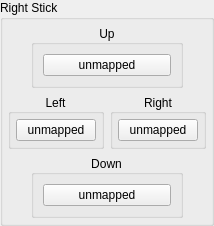
            <widget class="QGroupBox" name="gb_right_stick">
             <property name="sizePolicy">
              <sizepolicy hsizetype="Preferred" vsizetype="Fixed">
               <horstretch>0</horstretch>
               <verstretch>0</verstretch>
              </sizepolicy>
             </property>
             <property name="minimumSize">
              <size>
               <width>0</width>
               <height>0</height>
              </size>
             </property>
             <property name="title">
              <string>Right Stick</string>
             </property>
             <layout class="QVBoxLayout" name="verticalLayout_2">
              <property name="leftMargin">
               <number>5</number>
              </property>
              <property name="topMargin">
               <number>5</number>
              </property>
              <property name="rightMargin">
               <number>5</number>
              </property>
              <property name="bottomMargin">
               <number>5</number>
              </property>
              <item>
               <widget class="QWidget" name="widget_right_stick_up" native="true">
                <layout class="QHBoxLayout" name="widget_right_stick_up_layout">
                 <property name="leftMargin">
                  <number>0</number>
                 </property>
                 <property name="topMargin">
                  <number>0</number>
                 </property>
                 <property name="rightMargin">
                  <number>0</number>
                 </property>
                 <property name="bottomMargin">
                  <number>0</number>
                 </property>
                 <item>
                  <widget class="QGroupBox" name="gb_right_stick_up">
                   <property name="sizePolicy">
                    <sizepolicy hsizetype="Preferred" vsizetype="Fixed">
                     <horstretch>0</horstretch>
                     <verstretch>0</verstretch>
                    </sizepolicy>
                   </property>
                   <property name="minimumSize">
                    <size>
                     <width>0</width>
                     <height>0</height>
                    </size>
                   </property>
                   <property name="maximumSize">
                    <size>
                     <width>152</width>
                     <height>1231321</height>
                    </size>
                   </property>
                   <property name="title">
                    <string>Up</string>
                   </property>
                   <property name="alignment">
                    <set>Qt::AlignmentFlag::AlignCenter</set>
                   </property>
                   <layout class="QVBoxLayout" name="verticalLayout_7">
                    <item>
                     <widget class="QRightClickButton" name="RStickUpButton">
                      <property name="text">
                       <string>unmapped</string>
                      </property>
                     </widget>
                    </item>
                   </layout>
                  </widget>
                 </item>
                </layout>
               </widget>
              </item>
              <item>
               <layout class="QHBoxLayout" name="layout_right_stick_left_right">
                <item>
                 <widget class="QGroupBox" name="gb_right_stick_left">
                  <property name="title">
                   <string>Left</string>
                  </property>
                  <property name="alignment">
                   <set>Qt::AlignmentFlag::AlignCenter</set>
                  </property>
                  <layout class="QVBoxLayout" name="gb_right_stick_left_layout">
                   <property name="leftMargin">
                    <number>5</number>
                   </property>
                   <property name="topMargin">
                    <number>5</number>
                   </property>
                   <property name="rightMargin">
                    <number>5</number>
                   </property>
                   <property name="bottomMargin">
                    <number>5</number>
                   </property>
                   <item>
                    <widget class="QRightClickButton" name="RStickLeftButton">
                     <property name="text">
                      <string>unmapped</string>
                     </property>
                    </widget>
                   </item>
                  </layout>
                 </widget>
                </item>
                <item>
                 <widget class="QGroupBox" name="gb_right_stick_right">
                  <property name="title">
                   <string>Right</string>
                  </property>
                  <property name="alignment">
                   <set>Qt::AlignmentFlag::AlignCenter</set>
                  </property>
                  <layout class="QVBoxLayout" name="gb_right_stick_right_layout">
                   <property name="leftMargin">
                    <number>5</number>
                   </property>
                   <property name="topMargin">
                    <number>5</number>
                   </property>
                   <property name="rightMargin">
                    <number>5</number>
                   </property>
                   <property name="bottomMargin">
                    <number>5</number>
                   </property>
                   <item>
                    <widget class="QRightClickButton" name="RStickRightButton">
                     <property name="text">
                      <string>unmapped</string>
                     </property>
                    </widget>
                   </item>
                  </layout>
                 </widget>
                </item>
               </layout>
              </item>
              <item>
               <widget class="QWidget" name="widget_right_stick_down" native="true">
                <layout class="QHBoxLayout" name="widget_right_stick_down_layout">
                 <property name="leftMargin">
                  <number>0</number>
                 </property>
                 <property name="topMargin">
                  <number>0</number>
                 </property>
                 <property name="rightMargin">
                  <number>0</number>
                 </property>
                 <property name="bottomMargin">
                  <number>0</number>
                 </property>
                 <item>
                  <widget class="QGroupBox" name="gb_right_stick_down">
                   <property name="minimumSize">
                    <size>
                     <width>152</width>
                     <height>0</height>
                    </size>
                   </property>
                   <property name="maximumSize">
                    <size>
                     <width>124</width>
                     <height>2121</height>
                    </size>
                   </property>
                   <property name="title">
                    <string>Down</string>
                   </property>
                   <property name="alignment">
                    <set>Qt::AlignmentFlag::AlignCenter</set>
                   </property>
                   <layout class="QVBoxLayout" name="verticalLayout_6">
                    <item>
                     <widget class="QRightClickButton" name="RStickDownButton">
                      <property name="text">
                       <string>unmapped</string>
                      </property>
                     </widget>
                    </item>
                   </layout>
                  </widget>
                 </item>
                </layout>
               </widget>
              </item>
             </layout>
            </widget>
